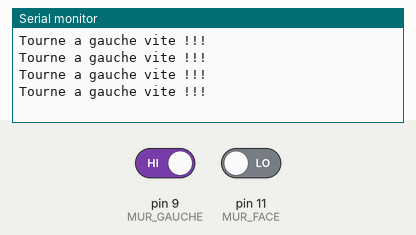
Recording of a sketch running on a simulated Arduino Uno, built with avr-gcc and run on an emulated ATmega328P. Shown: the last lines printed to the serial monitor. The inputs (shaded band) are chosen by the test bench; at power-on: pin 9 (MUR_GAUCHE) HIGH, pin 11 (MUR_FACE) LOW.

Above: at 1.8 s.
1.9 s: pin 9 (MUR_GAUCHE) driven LOW
At 2.4 s:
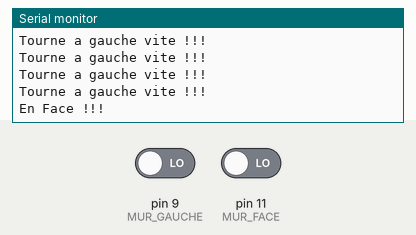
4.0 s: pin 11 (MUR_FACE) driven HIGH
At 4.4 s:
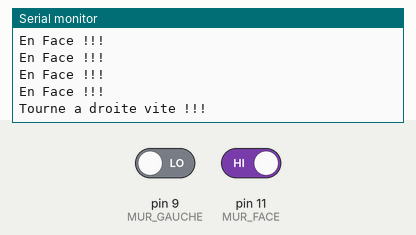

The sketch:

capteur.ino
```cpp
#define LUMIERE_GAUCHE 7
#define LUMIERE_DROITE 8
#define MUR_GAUCHE 9
#define MUR_DROITE 10
#define MUR_FACE 11
#define PORTE_GAUCHE 12
#define PORTE_DROITE 13

void setup() {
  Serial.begin(9600);
  pinMode(LUMIERE_GAUCHE, INPUT);
  pinMode(LUMIERE_DROITE, INPUT);
  pinMode(MUR_GAUCHE, INPUT);
  pinMode(MUR_DROITE, INPUT);
  pinMode(MUR_FACE, INPUT);

}

void loop() {
  //detectionLumiere();
  //detectionMurFace();
  //detectionPorteGauche();
  detectionMurLateral();
  delay(500);
}

bool detectionLumiereLateral() {
  bool tourneGauche = digitalRead(LUMIERE_GAUCHE);
  bool tourneDroite = digitalRead(LUMIERE_DROITE);
  if (tourneGauche == false && tourneDroite == false) {
    Serial.println("En Face !!!");
    return true;
  }
  else if (tourneGauche == true && tourneDroite == false) {
    Serial.println("Tourne a gauche vite !!!");
    return false;
  }
  else if (tourneGauche == false && tourneDroite == true) {
    Serial.println("Tourne a droite vite !!!");
    return false;
  }
}

void detectionLumiereFace() {
  bool tourneGauche = digitalRead(LUMIERE_GAUCHE);
  bool tourneDroite = digitalRead(LUMIERE_DROITE);
  if (tourneGauche == false && tourneDroite == false) {
    Serial.println("En Face !!!");
  }
  else if (tourneGauche == true && tourneDroite == false) {
    Serial.println("Tourne a gauche vite !!!");
  }
  else if (tourneGauche == false && tourneDroite == true) {
    Serial.println("Tourne a droite vite !!!");
  }
}

bool detectionMurFace() {
  bool murFace = digitalRead(MUR_FACE);
  if (murFace == true) {
    Serial.println("Mur en face !!!");
    return true;
  }
  return false;
}

void detectionMurLateral() {
  bool murGauche = digitalRead(MUR_GAUCHE);
  bool murDroite = digitalRead(MUR_FACE);
  if (murGauche == false && murDroite == false) {
    Serial.println("En Face !!!");
  }
  else if (murGauche == true && murDroite == false) {
    Serial.println("Tourne a gauche vite !!!");
  }
  else if (murGauche == false && murDroite == true) {
    Serial.println("Tourne a droite vite !!!");
  }
}

bool detectionPorteGauche() {
  bool murGauche = !digitalRead(PORTE_GAUCHE);
  if (murGauche == true) {
    Serial.println("Porte a gauche !!!");
    return true;
  }
  return false;
}

bool detectionPorteDroite() {
  bool murDroite = !digitalRead(PORTE_DROITE);
  if (murDroite == true) {
    Serial.println("Porte a droite !!!");
    return true;
  }
  return false;
}
```

Measured:
- after the input at 1.9 s, the serial monitor: prints a new line after 0.10 s (image 1)
- after the input at 4.0 s, the serial monitor: prints a new line at once (image 2)
